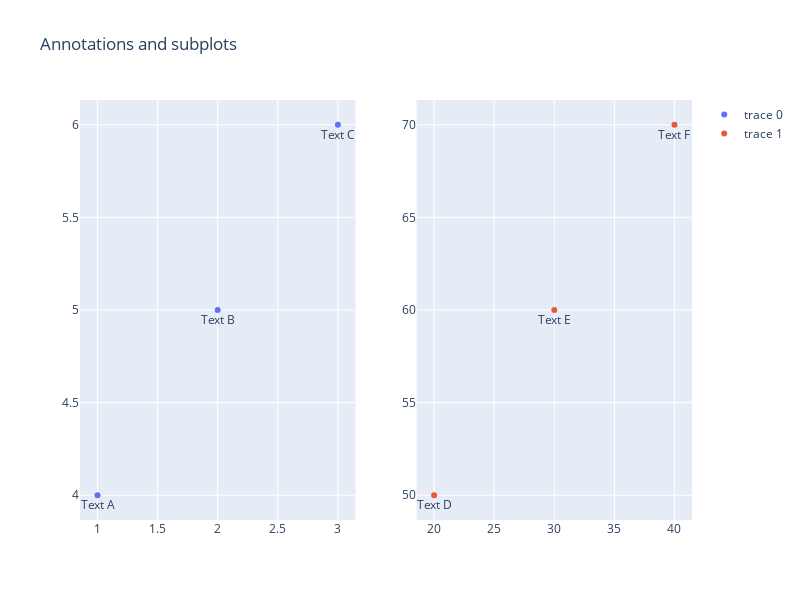

The code cell stored with this chart in its notebook:
### Markdown cell above
<a id="plotly_subplots_custom"></a>
### Customizing Subplots

### Code cell
from plotly.subplots import make_subplots
import plotly.graph_objects as go

fig = make_subplots(rows=1, cols=2)

fig.add_trace(
    go.Scatter(
        x=[1, 2, 3],
        y=[4, 5, 6],
        mode="markers+text",
        text=["Text A", "Text B", "Text C"],
        textposition="bottom center"
    ),
    row=1, col=1
)

fig.add_trace(
    go.Scatter(
        x=[20, 30, 40],
        y=[50, 60, 70],
        mode="markers+text",
        text=["Text D", "Text E", "Text F"],
        textposition="bottom center"
    ),
    row=1, col=2
)

fig.update_layout(height=600, width=800, title_text="Annotations and subplots")

iplot(fig)

### Figure 1 — Plotly figure (JSON) as saved in the notebook; plotly's stock layout.template omitted (floating-point values rounded to 4 significant figures)
{"data": [{"mode": "markers+text", "text": ["Text A", "Text B", "Text C"], "textposition": "bottom center", "type": "scatter", "x": [1, 2, 3], "xaxis": "x", "y": [4, 5, 6], "yaxis": "y"}, {"mode": "markers+text", "text": ["Text D", "Text E", "Text F"], "textposition": "bottom center", "type": "scatter", "x": [20, 30, 40], "xaxis": "x2", "y": [50, 60, 70], "yaxis": "y2"}], "layout": {"height": 600, "title": {"text": "Annotations and subplots"}, "width": 800, "xaxis": {"anchor": "y", "domain": [0, 0.45]}, "xaxis2": {"anchor": "y2", "domain": [0.55, 1]}, "yaxis": {"anchor": "x", "domain": [0, 1]}, "yaxis2": {"anchor": "x2", "domain": [0, 1]}}}
